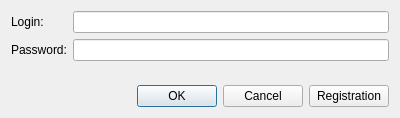
<?xml version="1.0" encoding="UTF-8"?>
<ui version="4.0">
 <class>LoginForm</class>
 <widget class="QWidget" name="LoginForm">
  <property name="geometry">
   <rect>
    <x>0</x>
    <y>0</y>
    <width>400</width>
    <height>118</height>
   </rect>
  </property>
  <property name="windowTitle">
   <string>Form</string>
  </property>
  <layout class="QVBoxLayout" name="verticalLayout" stretch="1,0">
   <item>
    <layout class="QFormLayout" name="formLayout">
     <item row="0" column="0">
      <widget class="QLabel" name="label">
       <property name="text">
        <string>Login:</string>
       </property>
      </widget>
     </item>
     <item row="1" column="0">
      <widget class="QLabel" name="label_2">
       <property name="text">
        <string>Password:</string>
       </property>
      </widget>
     </item>
     <item row="0" column="1">
      <widget class="QLineEdit" name="loginEdit"/>
     </item>
     <item row="1" column="1">
      <widget class="QLineEdit" name="passwordEdit">
       <property name="text">
        <string/>
       </property>
       <property name="echoMode">
        <enum>QLineEdit::Password</enum>
       </property>
      </widget>
     </item>
    </layout>
   </item>
   <item>
    <layout class="QHBoxLayout" name="horizontalLayout">
     <item>
      <widget class="QDialogButtonBox" name="buttonBox">
       <property name="standardButtons">
        <set>QDialogButtonBox::Cancel|QDialogButtonBox::Ok</set>
       </property>
      </widget>
     </item>
     <item>
      <widget class="QPushButton" name="registrationPushButton">
       <property name="text">
        <string>Registration</string>
       </property>
      </widget>
     </item>
    </layout>
   </item>
  </layout>
 </widget>
 <resources/>
 <connections/>
</ui>
